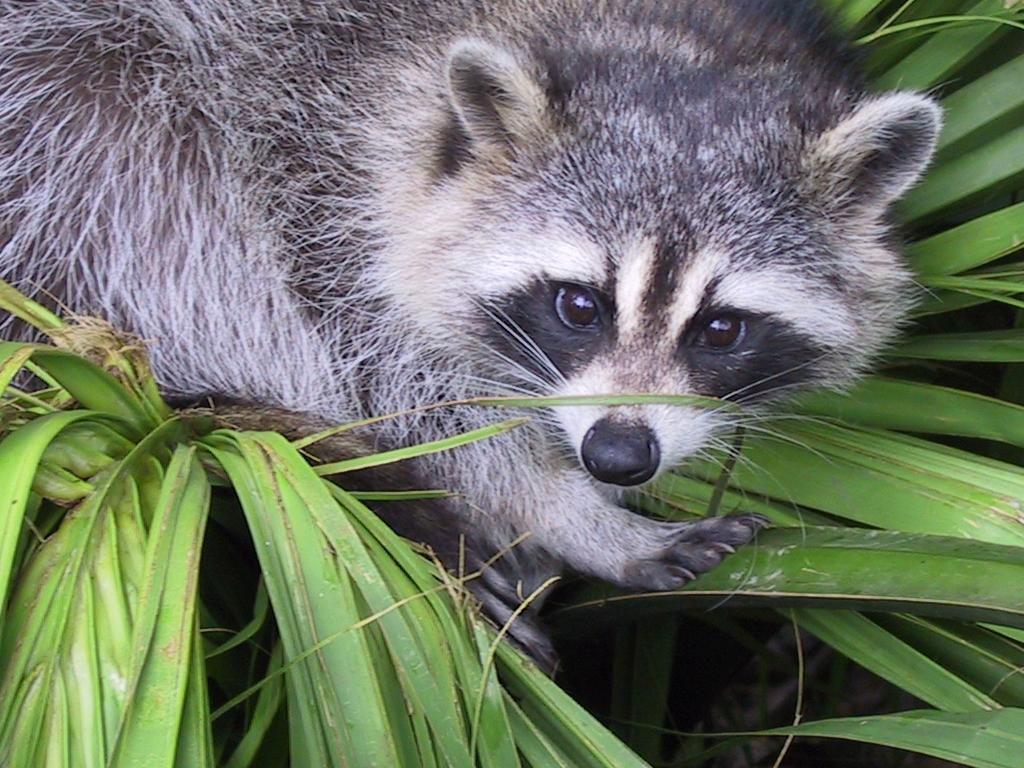
#> input picture animal.jpeg, 1024 x 768 px
$ python pillow2_manipulation.py
#> lines starting #> are read from the running program, lines starting #| are printed output that depends on the picture
from PIL import Image, ImageColor

# image import
image = Image.open('animal.jpeg')
#> image is the input picture: PIL image 1024x768 RGB; mean R, G, B 110.7, 117.7, 102.1

# rotate
red = ImageColor.getcolor('red', 'RGB')
image_rotate = image.rotate(60, expand=True, fillcolor=red)
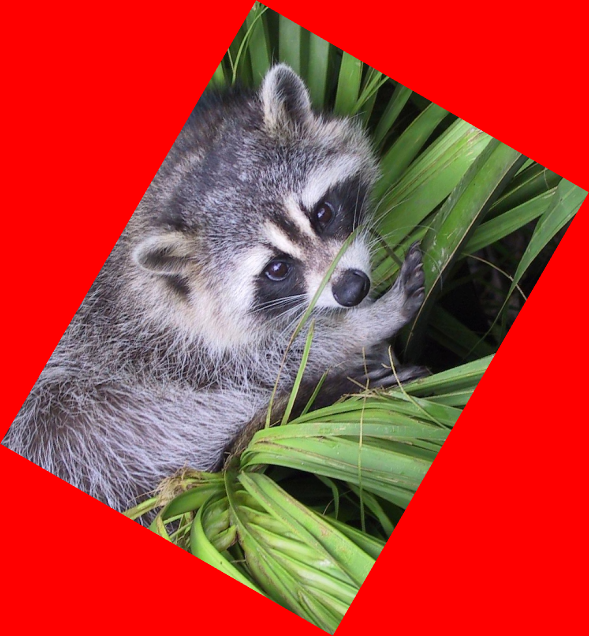
#> image_rotate: PIL image 1178x1272 RGB (shown at 1/2 size); mean R, G, B 179.3, 61.8, 53.6

# crop (left-top-right-bottom)
image_crop = image.crop((0, 0, 500, 400))
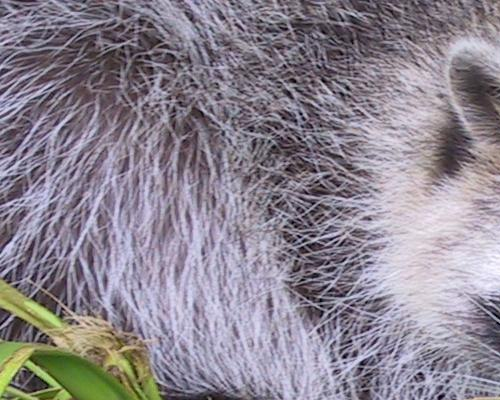
#> image_crop: PIL image 500x400 RGB; mean R, G, B 140.3, 133.2, 144.4

# flipping the image / transpose the image
image_flip_horizontal = image.transpose(Image.Transpose.FLIP_LEFT_RIGHT)
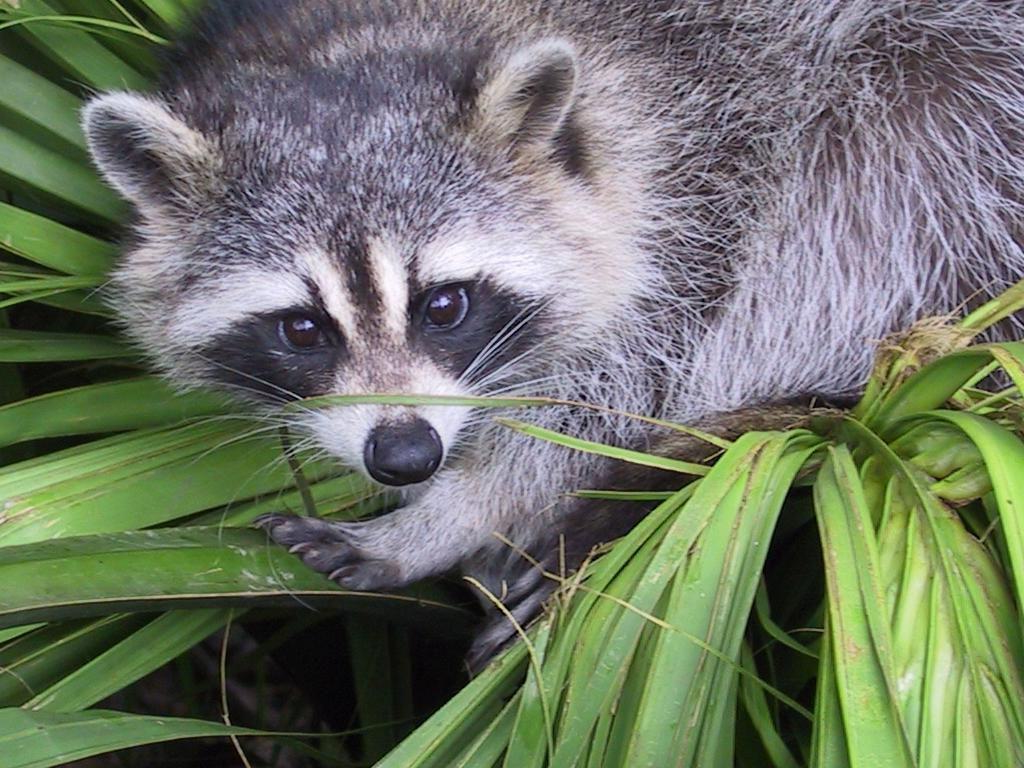
#> image_flip_horizontal: PIL image 1024x768 RGB; mean R, G, B 110.7, 117.7, 102.1
image_flip_vertical = image.transpose(Image.Transpose.FLIP_TOP_BOTTOM)
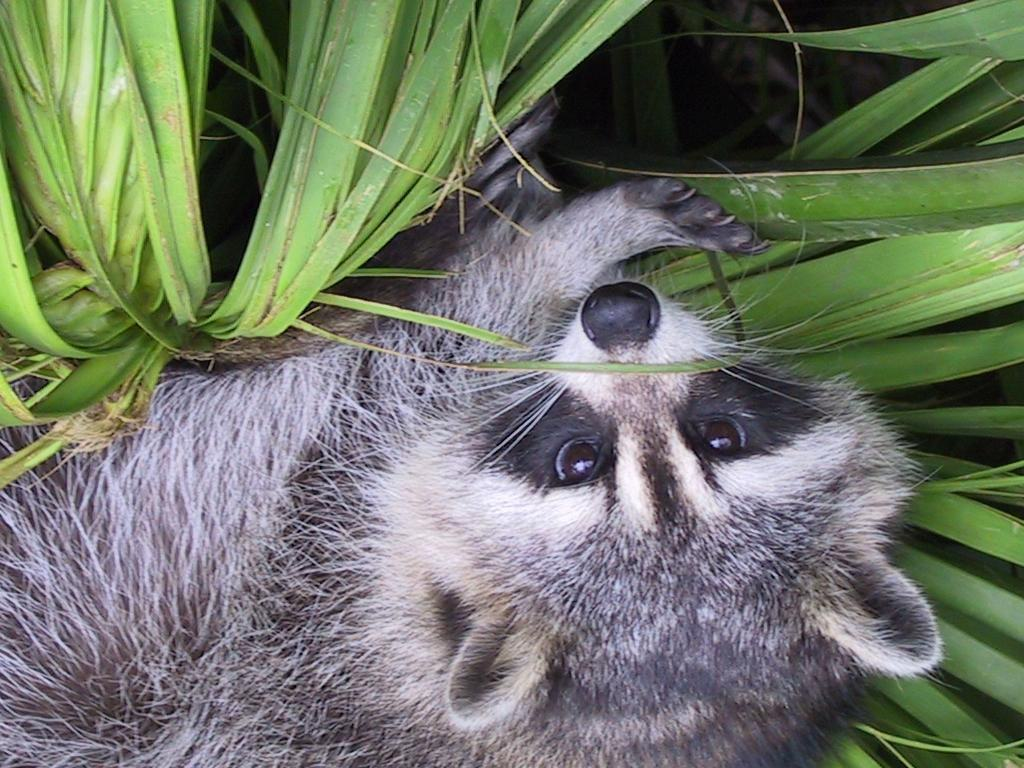
#> image_flip_vertical: PIL image 1024x768 RGB; mean R, G, B 110.7, 117.7, 102.1
image_transpose = image.transpose(Image.Transpose.TRANSPOSE)
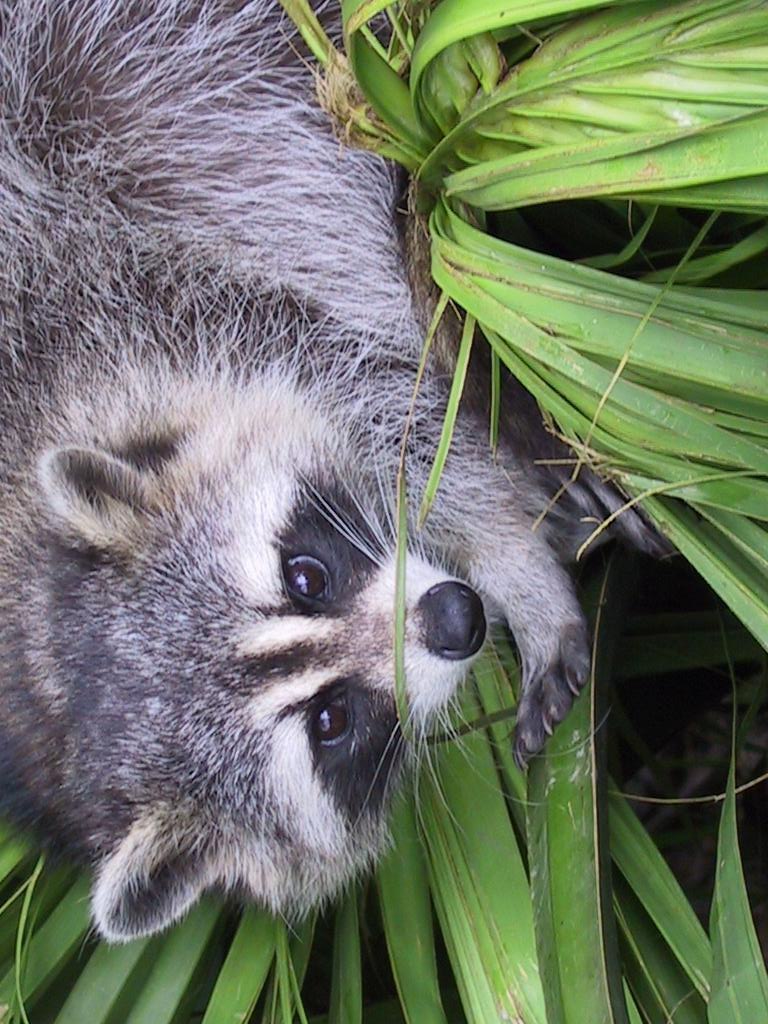
#> image_transpose: PIL image 768x1024 RGB; mean R, G, B 110.7, 117.7, 102.1
# others options: ROTATE_90/180/270, TRANSPOSE, TRANSVERSE

# resize
image_resized = image.resize((600, 1000))  # bad exemple
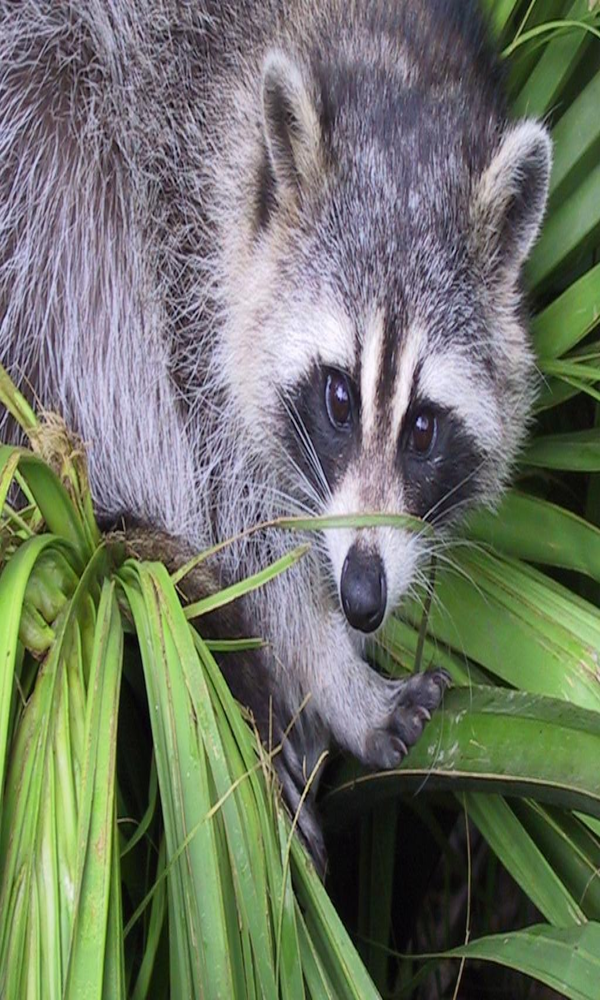
#> image_resized: PIL image 600x1000 RGB; mean R, G, B 110.7, 117.7, 102.1
# better example
scale_factor = 2
new_image_size = (image.size[0] * scale_factor, image.size[1] * scale_factor)
#> new_image_size = (2048, 1536)
image_resized_better = image.resize(new_image_size)

# display
image_flip_horizontal.show()

$ run again, with landscape.jpg copied over animal.jpeg
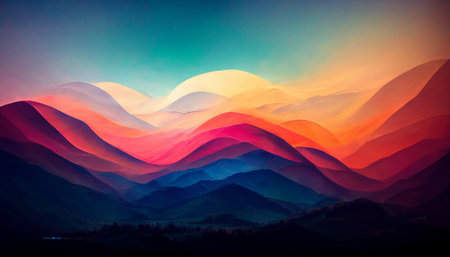
#> input picture landscape.jpg, 450 x 257 px
#> image is the input picture: PIL image 450x257 RGB; mean R, G, B 98.7, 79.1, 89.1
#> `image_transpose = image.transpose(Image.Transpose.TRANSPOSE)`:
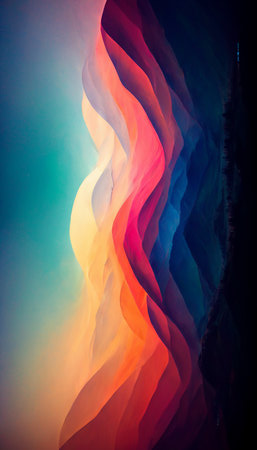
#> image_transpose: PIL image 257x450 RGB; mean R, G, B 98.7, 79.1, 89.1
#> `image_resized = image.resize((600, 1000))`:
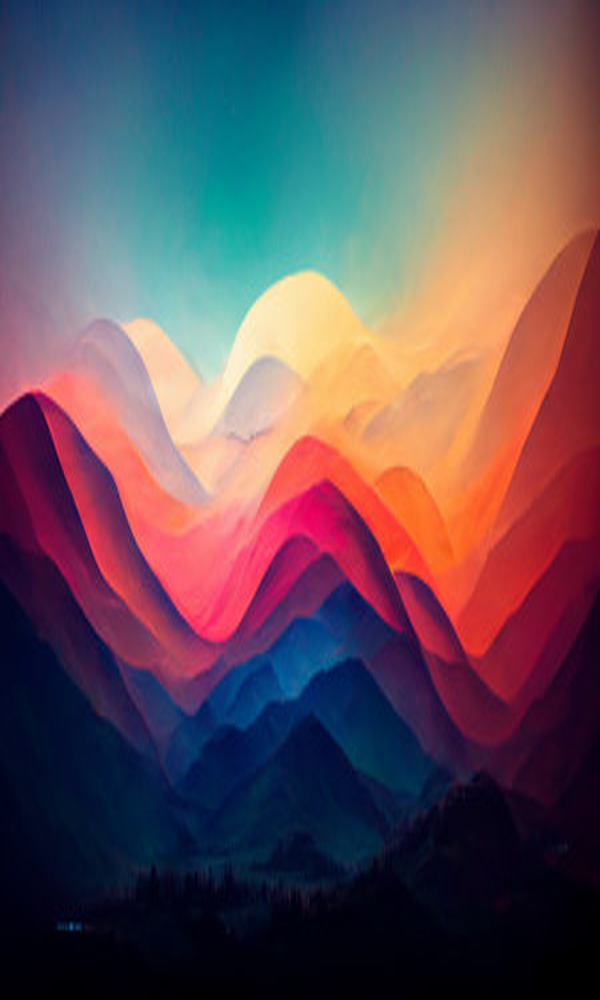
#> image_resized: PIL image 600x1000 RGB; mean R, G, B 98.7, 79.1, 89.1
